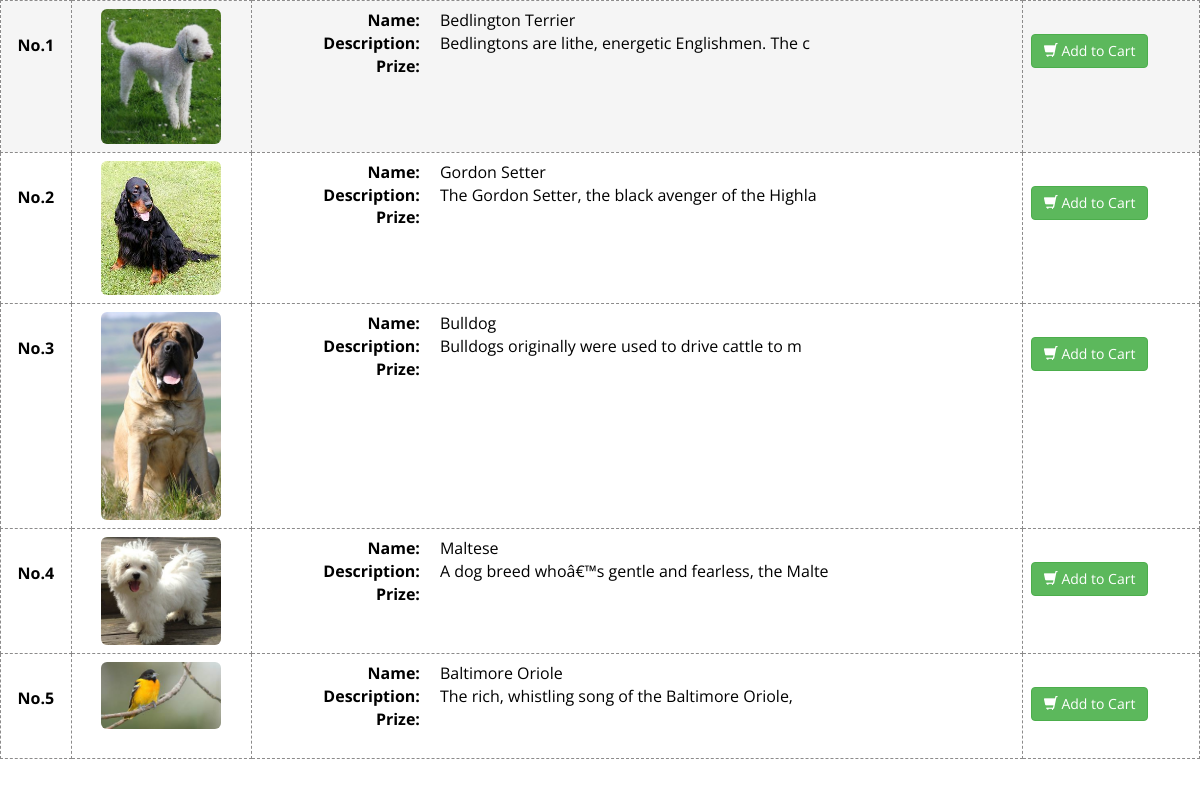
Screenshot of /availableframe.php with the database file from the repository.
### tables this page shows
CREATE TABLE `tblcnp` (
  `id` int(11) NOT NULL,
  `name` varchar(50) DEFAULT NULL,
  `prize` float DEFAULT NULL,
  `description` varchar(50) DEFAULT NULL,
  `image` varchar(250) DEFAULT NULL,
  `status` varchar(50) DEFAULT NULL
);

### availableframe.php (the view, shortened to what this page needs)
    <link href="css/bootstrap.css" rel="stylesheet">
    <link href="css/bootstrap.min.css" rel="stylesheet">
    <link href="css/font-awesome.min.css" rel="stylesheet">
    <link href="css/animate.min.css" rel="stylesheet">
    <link href="css/prettyPhoto.css" rel="stylesheet">
    <link href="css/main.css" rel="stylesheet">
    <link href="css/responsive.css" rel="stylesheet">
            	<table class="table table-responsive table-hover" style="border: 1px dashed #8c8b8b;
                border-top: 1px dashed #8c8b8b;">
         <?php include('includes/dbconn.php');
        $count = 0;
        $sql = "SELECT * FROM tblcnp WHERE status = 'available' order by id desc" or die (mysqli_error($con));
        $result=mysqli_query($con, $sql) or die (mysqli_error($con));
        if(mysqli_num_rows($result)>=0){
          while($row = mysqli_fetch_assoc($result)){
            $id = $row['id'];
            $count++;
        ?>
                	<tr style="border: 1px dashed #8c8b8b; cursor:pointer;">
                    <td  style="border: 1px dashed #8c8b8b;"><center><strong class="wow fadeInDown"><p style="margin-top:25px;">No.<?php echo $count;?></p></strong></center></td>
                    	<td style="border: 1px dashed #8c8b8b;"><center><img src="<?php echo $row['image']?>" width="120px;" class="img-responsive img-rounded wow fadeInDown"></center></td>
                        <td style="border: 1px dashed #8c8b8b;">
                        <dl class="dl-horizontal wow fadeInDown" style="text-align:left">
                        <dt>Name:</dt> <dd><?php echo $row['name'];?></dd>
						            <dt>Description:</dt> <dd><?php echo $row['description'];?></dd>
                        <dt>Prize:</dt> <dd><?php echo $row['prize'];?></dd>
                        </dl></td>
                        <td style="border: 1px dashed #8c8b8b;"><button class="btn btn-success  wow fadeInDown" name="order" type="button" style="margin-top:25px;" data-toggle="modal" data-target="#orderModal<?php echo $id;?>"><i class="glyphicon glyphicon-shopping-cart"></i> Add to Cart</button></td>
                    </tr>
 <?php }}
 else {echo '<strong style="color:red">No availables data in server</strong>'; }
 ?>
</table>

### css/main.css (style rules this page uses)
table { width:100%; }

### rows the page displays
tblcnp: image (picture), name "Bedlington Terrier", description "Bedlingtons are lithe, energetic Englishmen. The c"
tblcnp: image (picture), name "Gordon Setter", description "The Gordon Setter, the black avenger of the Highla"
tblcnp: image (picture), name "Bulldog", description "Bulldogs originally were used to drive cattle to m"
tblcnp: image (picture), name "Maltese", description "A dog breed whoâ€™s gentle and fearless, the Malte"
tblcnp: image (picture), name "Baltimore Oriole", description "The rich, whistling song of the Baltimore Oriole,"
